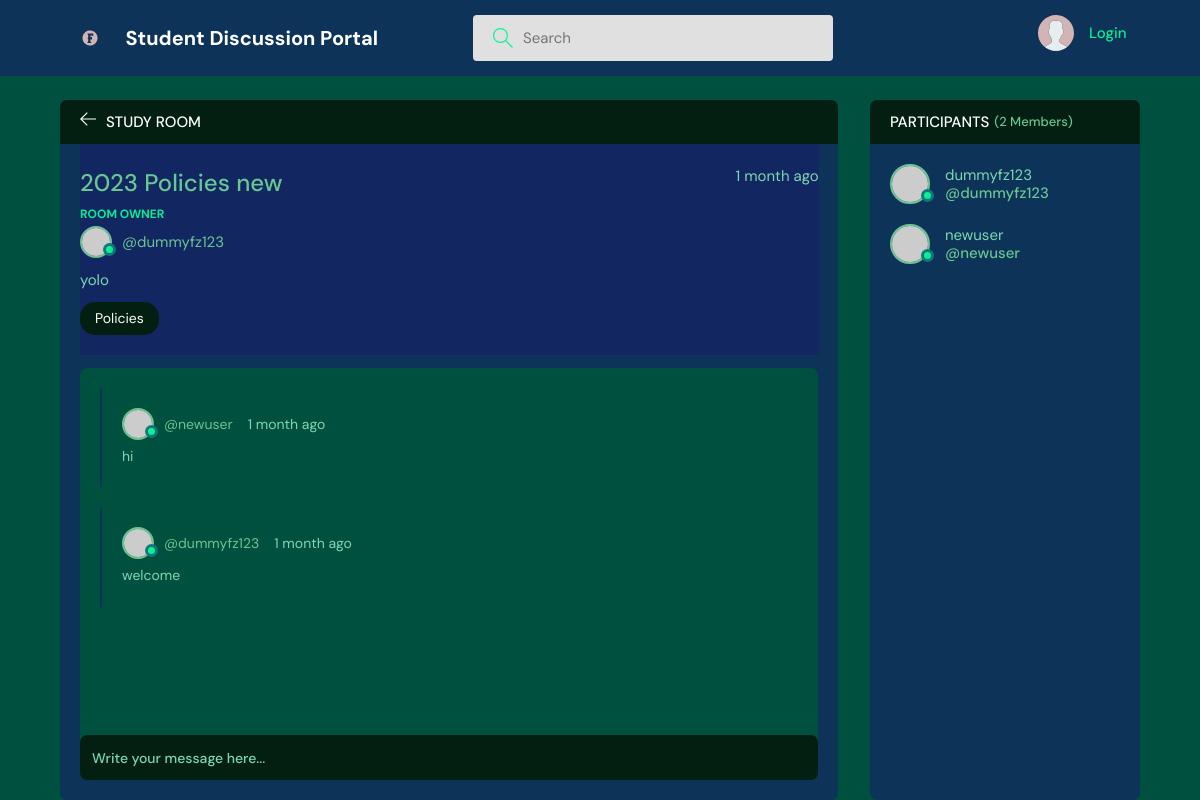
/room/8/, run on the app's committed database.
### base/models.py (models this page shows, shortened)
class Room(models.Model):
    host = models.ForeignKey(User, on_delete=models.SET_NULL, null= True)
    topic = models.ForeignKey(Topic, on_delete=models.SET_NULL, null= True)
    name = models.CharField(max_length=228)
    description = models.TextField(blank=True, null=True)
    update = models.DateTimeField(auto_now=True)
    create = models.DateTimeField(auto_now_add=True)
    participants = models.ManyToManyField(User, related_name='participants', blank=True)
    class Meta:
        ordering = ['-update', '-create']

class Topic(models.Model):
    name = models.CharField(max_length=150)
    def __str__(self):
        return self.name

class Message(models.Model):
    user = models.ForeignKey(User, on_delete=models.CASCADE)
    room = models.ForeignKey(Room, on_delete=models.CASCADE)
    body = models.TextField()
    update = models.DateTimeField(auto_now=True)
    create =models.DateTimeField(auto_now_add=True)
    class Meta:
        ordering = ['-update', '-create']

### base/views.py (the view, shortened to what this page needs)
# urls.py: path('room/<str:pk>/', views.room, name = "roomspage"),
def room(request, pk):
    room = Room.objects.get(id=pk)
    room_messages = room.message_set.all().order_by('-create')
    participants = room.participants.all()
    context = {'room' : room, 'room_messages': room_messages, 'participants': participants}
    return render(request, 'base/roompage.html', context)

### base/templates/base/roompage.html (shortened to what this page needs)
{% extends 'main.html' %}
{% block content %}
    <main class="profile-page layout layout--2">
      <div class="container">
        <div class="room">
          <div class="room__top">
            <div class="room__topLeft">
              <a href="{% url 'homepage' %}">
                <svg version="1.1" xmlns="http://www.w3.org/2000/svg" width="32" height="32" viewBox="0 0 32 32">
                  <title>arrow-left</title>
                  <path
                    d="M13.723 2.286l-13.723 13.714 13.719 13.714 1.616-1.611-10.96-10.96h27.625v-2.286h-27.625l10.965-10.965-1.616-1.607z"
                  ></path>
                </svg>
              </a>
              <h3>Study Room</h3>
            </div>
          </div>
          <div class="room__box scroll">
            <div class="room__header scroll">
              <div class="room__info">
                <h3>{{room.name}}</h3>
                <span>{{room.create|timesince}} ago</span>
              </div>
              <div class="room__hosted">
                <p>Room Owner</p>
                <a href="{% url 'user-profile' room.host.id %}" class="room__author">
                  <div class="avatar avatar--small">
                    <img src="https://randomuser.me/api/portraits/men/37.jpg" />
                  </div>
                  <span>@{{room.host.username}}</span>
                </a>
              </div>
              <div class="room__details">
                {{room.description}}
              </div>
              <span class="room__topics">{{room.topic}}</span>
            </div>
            <div class="room__conversation">
              <div class="threads scroll">
                {% for message in room_messages %}
                <div class="thread">
                  <div class="thread__top">
                    <div class="thread__author">
                      <a href="{%url 'user-profile' message.user.id %}" class="thread__authorInfo">
                        <div class="avatar avatar--small">
                          <img src="https://randomuser.me/api/portraits/men/37.jpg" />
                        </div>
                        <span>@{{message.user.username}}</span>
                      </a>
                      <span class="thread__date">{{message.create|timesince}} ago</span>
                    </div>
                  </div>
                  <div class="thread__details">
                    {{message.body}}
                  </div>
                </div>
                {% endfor %}
              </div>
            </div>
          </div>
          <div class="room__message">
            <form action="" method="POST">
              <input name="body" placeholder="Write your message here..." /></form>
          </div>
        </div>
        <div class="participants">
          <h3 class="participants__top">Participants <span>({{participants.count}} Members)</span></h3>
          <div class="participants__list scroll">
            {% for user in participants %}
            <a href="{% url 'user-profile' user.id %}" class="participant">
              <div class="avatar avatar--medium">
                <img src="https://randomuser.me/api/portraits/men/37.jpg" />
              </div>
              <p>
                {{user.username}}
                <span>@{{user.username}}</span>
              </p>
            </a>
            {% endfor %}
          </div>
        </div>
      </div>
    </main>
    {% endblock content %}

### data on the page
Room: name "2023 Policies new", create "1 month", host.username "dummyfz123", description "yolo", topic "Policies"
Message: user.username "newuser", create "1 month", body "hi"
Message: user.username "dummyfz123", create "1 month", body "welcome"

### other printed values
{{ participants.count }} "2"
{{ user.username }} "dummyfz123"
{{ user.username }} "newuser"
